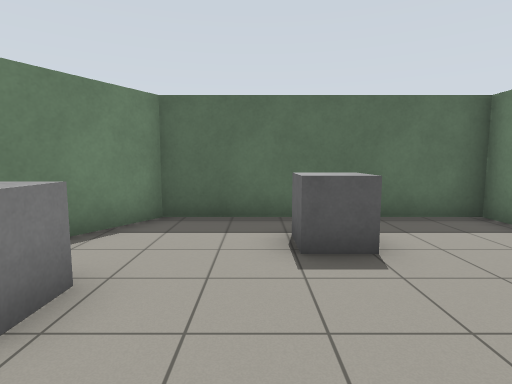
View 1 (above)

14 first-person views from a walk through a world built for the Gazebo simulator. The camera is 1.2 m above the floor, tilts 6° down and sees 80° across. The floor is counted in squares, 1 m on a side. Each view is taken from the middle of a square. On the plan, view 1 faces up. The plan holds only what a view shows up to about 13 squares ahead; the rest is blank.

View 2
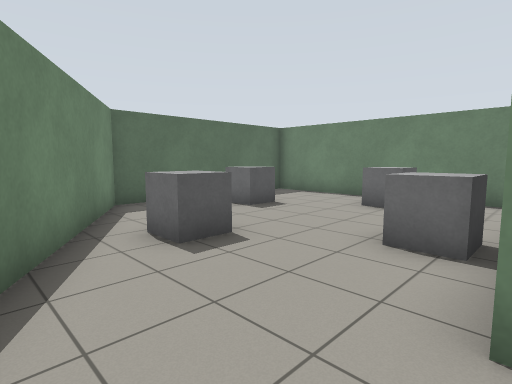

View 3
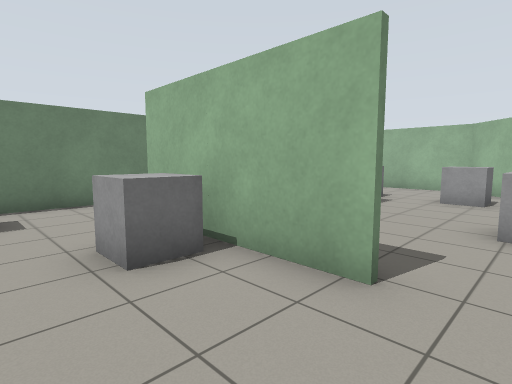

View 4
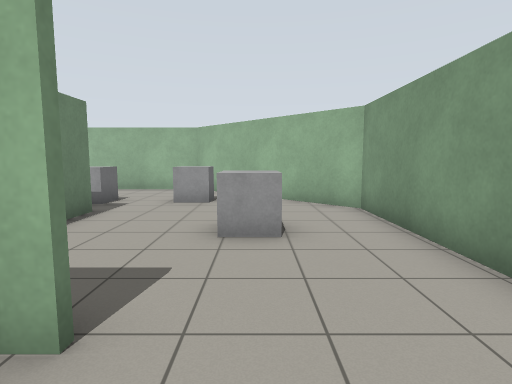

View 5
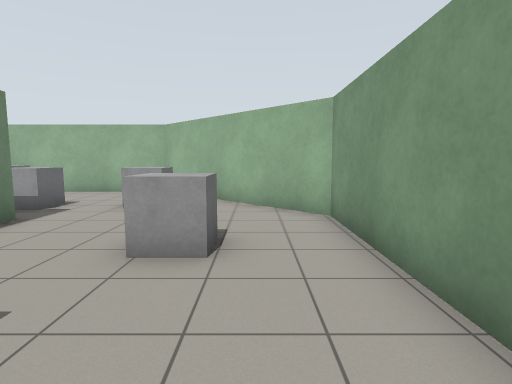

View 6
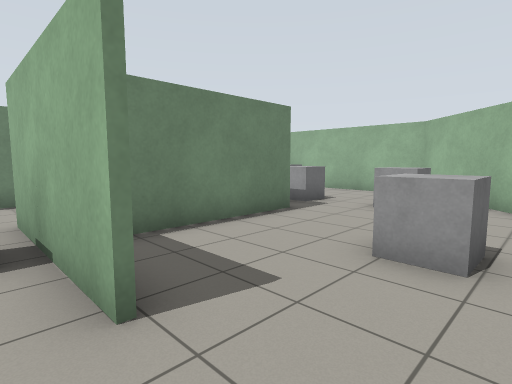

View 7
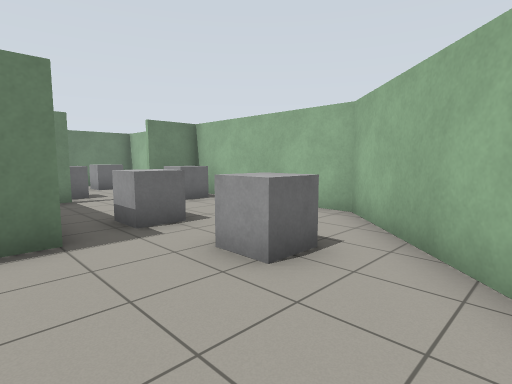

View 8
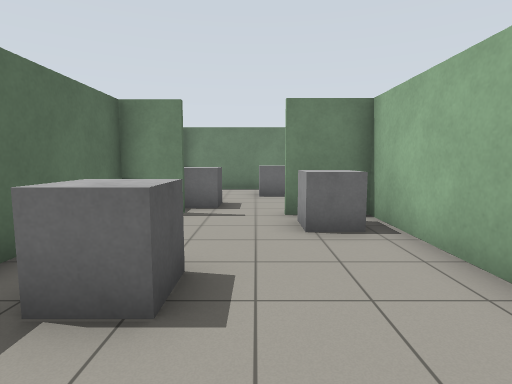

View 9
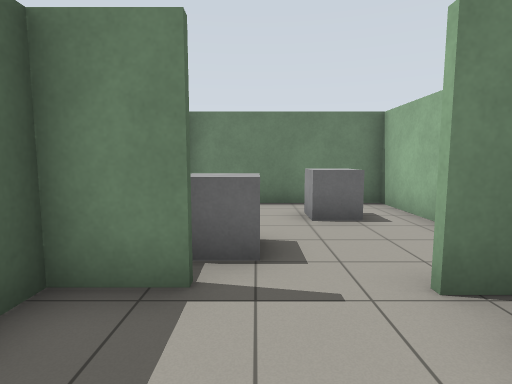

View 10
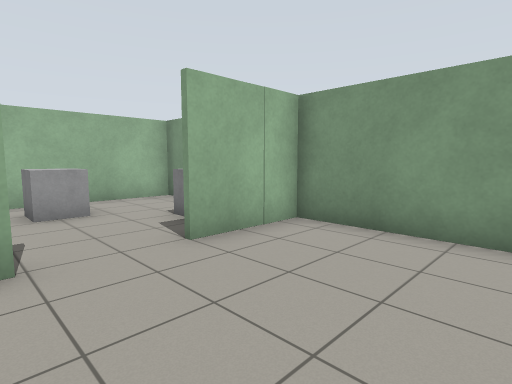

View 11
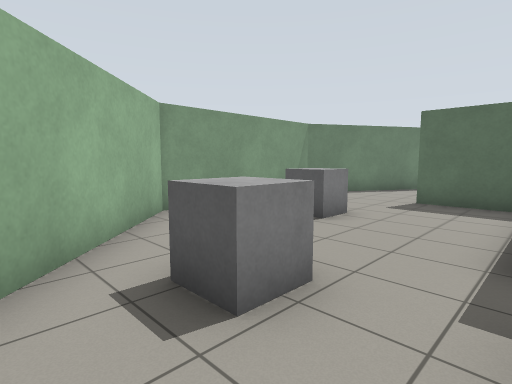

View 12
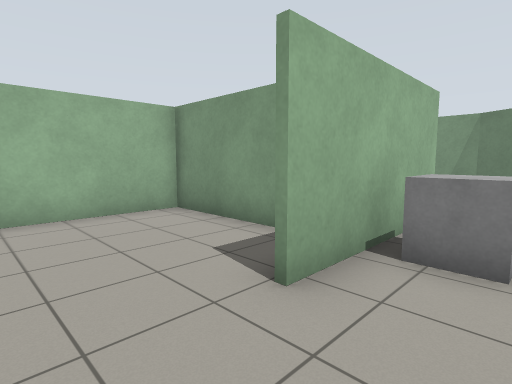

View 13
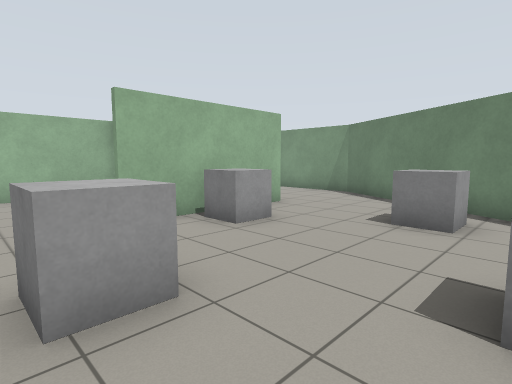

View 14
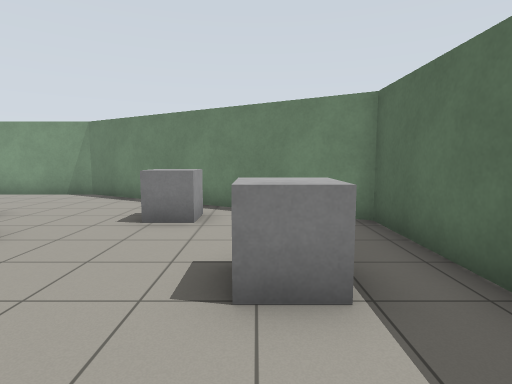

### Floor plan
Ten units are one square. View 1 is at (0, 0); x grows to the right and y downward. Boxes are objects, and circles mark ways between rooms. Rooms are numbered by the first view taken in them; rooms with no view inside come last. Other rooms are left out.
<svg viewBox="-71 -68 181 198">
<path fill="none" stroke="#000" d="M-8 19 -29 19M0 35 0 69 35 69M-29 18 19 18M-2 71 -2 30M48 33 48 -63 -20 -63 -66 17 -66 75 -16 125 25 125M49 70 14 70M48 85 48 70M48 116 48 106M49 34 49 70M49 69 76 69M49 115 49 125 105 125 105 70"/>
<rect x="-45" y="45" width="10" height="10" fill="#bbb"><title>grey box</title></rect>
<rect x="-35" y="-35" width="20" height="20" fill="#bbb"><title>grey box</title></rect>
<rect x="-25" y="85" width="10" height="10" fill="#bbb"><title>grey box</title></rect>
<rect x="-5" y="75" width="20" height="20" fill="#bbb"><title>grey box</title></rect>
<rect x="-5" y="5" width="10" height="10" fill="#bbb"><title>grey box</title></rect>
<rect x="5" y="-55" width="10" height="20" fill="#bbb"><title>grey box</title></rect>
<rect x="25" y="105" width="20" height="20" fill="#bbb"><title>grey box</title></rect>
<rect x="25" y="-15" width="10" height="10" fill="#bbb"><title>grey box</title></rect>
<rect x="55" y="75" width="10" height="20" fill="#bbb"><title>grey box</title></rect>
<rect x="75" y="95" width="20" height="20" fill="#bbb"><title>grey box</title></rect>
<circle cx="50" cy="95" r="3" fill="#2a7"/>
<circle cx="85" cy="70" r="3" fill="#2a7"/>
<text x="-10" y="30">1</text>
<text x="90" y="10">2</text>
<text x="80" y="100">3</text>
</svg>
Room 1 opens to room 3. Room 2 opens to room 3.

Where each view was taken, in squares from view 1:
view 1: 0 up, 0 right, facing up
view 2: 2 down, 5 left, facing up-right
view 3: 1 up, 4 left, facing down-right
view 4: 0 up, 4 left, facing down
view 5: 1 down, 5 left, facing down
view 6: 1 down, 5 left, facing down-right
view 7: 6 down, 5 left, facing down-right
view 8: 10 down, 2 left, facing right
view 9: 9 down, 2 right, facing right
view 10: 3 down, 10 right, facing down-left
view 11: 11 down, 0 right, facing up-left
view 12: 0 up, 4 right, facing down-left
view 13: 4 up, 4 right, facing down-left
view 14: 4 up, 4 right, facing left
